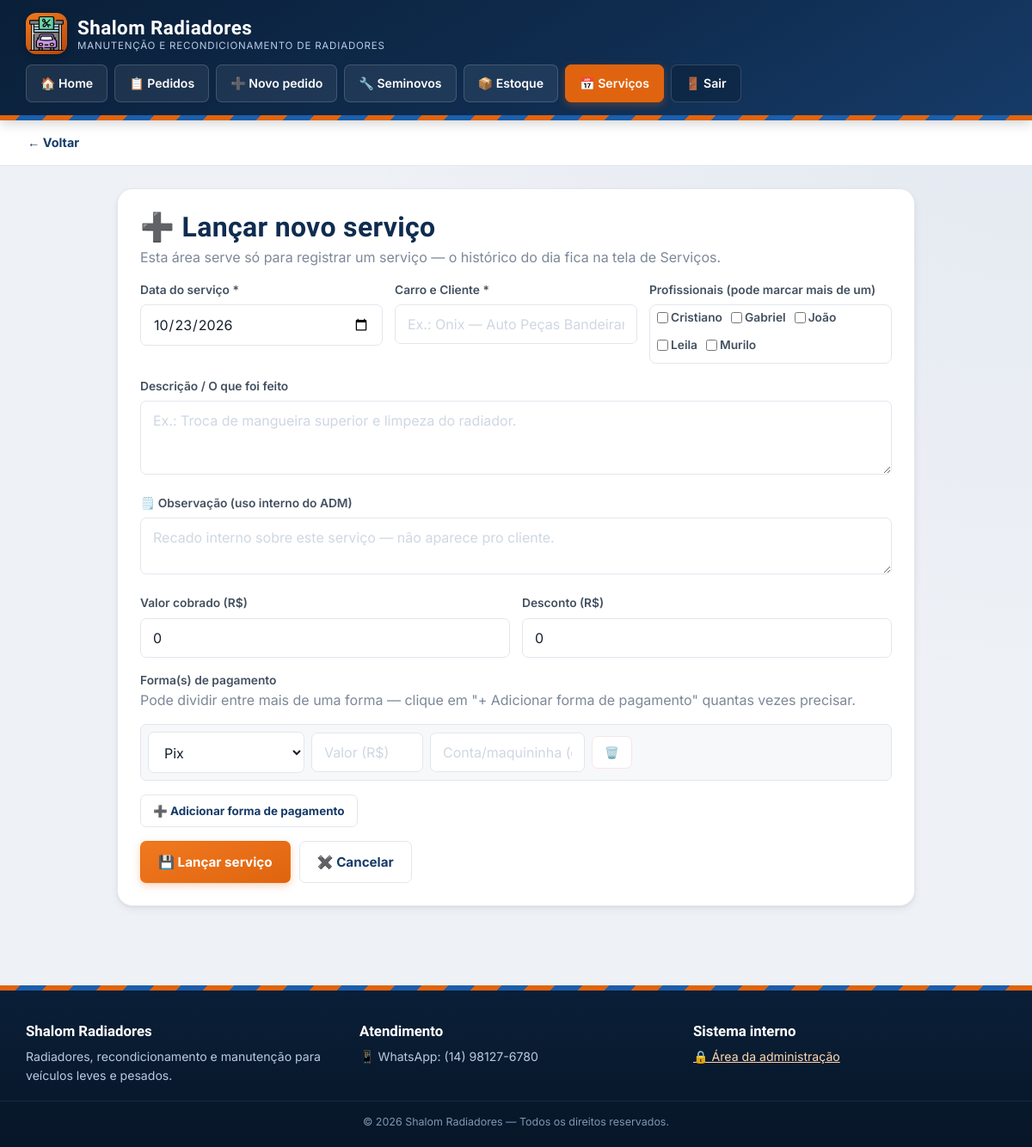
The app's page /admin/servico-novo.php (signed in) with its own data.
### tables this page shows
CREATE TABLE `profissionais` (
  `id` int(10) UNSIGNED NOT NULL,
  `nome` varchar(120) NOT NULL,
  `ativo` tinyint(1) NOT NULL DEFAULT 1,
  `criado_em` datetime NOT NULL DEFAULT current_timestamp()
);

### includes/functions.php (called while the page is built, shortened)
<?php
function h(?string $texto): string
{
    return htmlspecialchars((string)$texto, ENT_QUOTES, 'UTF-8');
}
function inteiro_positivo($valor): int
{
    $n = filter_var($valor, FILTER_VALIDATE_INT, ['options' => ['min_range' => 0]]);
    return $n === false ? 0 : $n;
}

### includes/database.php (called while the page is built, shortened)
<?php
function db(): PDO
{
    static $pdo = null;
    if ($pdo === null) {
        $dsn = 'mysql:host=' . DB_HOST . ';dbname=' . DB_NAME . ';charset=utf8mb4';
        $options = [
            PDO::ATTR_ERRMODE            => PDO::ERRMODE_EXCEPTION,
            PDO::ATTR_DEFAULT_FETCH_MODE => PDO::FETCH_ASSOC,
            PDO::ATTR_EMULATE_PREPARES   => false,
        ];
        try {
            $pdo = new PDO($dsn, DB_USER, DB_PASS, $options);
        } catch (PDOException $e) {
            error_log('Erro de conexão com o banco: ' . $e->getMessage());
            http_response_code(500);
            die('Não foi possível conectar ao banco de dados. Tente novamente mais tarde.');
        }
    }
    return $pdo;
}

### includes/profissionais_repo.php (called while the page is built, shortened)
<?php
require_once __DIR__ . '/database.php';
function listar_profissionais_ativos(): array
{
    return db()->query('SELECT * FROM profissionais WHERE ativo = 1 ORDER BY nome ASC')->fetchAll();
}

### admin/servico-novo.php (the view, shortened to what this page needs)
<?php
require_once __DIR__ . '/../includes/functions.php';
require_once __DIR__ . '/../includes/profissionais_repo.php';
$data = preg_match('/^\d{4}-\d{2}-\d{2}$/', (string)($_GET['data'] ?? '')) ? $_GET['data'] : date('Y-m-d');
$servicoId = inteiro_positivo($_GET['servico_id'] ?? 0);
$servico = $servicoId ? buscar_servico($servicoId) : null;
$modoEdicao = $servico !== null;
$editavel = $modoEdicao ? pode_editar_servico($servico) : true;
$carroClientePrefil = trim((string)($_GET['carro_cliente'] ?? ''));
$profissionais = listar_profissionais_ativos();
require __DIR__ . '/../includes/header.php';
?>
<main class="container">
    <div class="cartao">
        <h1><?= $modoEdicao ? '✏️ Editar serviço' : '➕ Lançar novo serviço' ?></h1>
        <p class="subtitulo">
            <?php if ($modoEdicao): ?>
                Alterando o serviço de <strong><?= h($servico['carro_cliente']) ?></strong>, lançado em <?= h(formatar_data($servico['criado_em'])) ?>.
            <?php else: ?>
                Esta área serve só para registrar um serviço — o histórico do dia fica na tela de Serviços.
            <?php endif; ?>
        </p>
        <?php if ($modoEdicao && !$editavel): ?>
            <div class="alerta alerta-info">🔒 Esse serviço foi lançado há mais de 24 horas — não é possível editar, só excluir pela tela de histórico do dia.</div>
            <a href="servicos.php?visao=dia&data=<?= h($servico['data_servico']) ?>" class="btn btn-secundario">← Voltar ao histórico do dia</a>
        <?php else: ?>
        <form id="form-servico" method="post" action="servico-novo.php?data=<?= h($data) ?><?= $servicoId ? '&servico_id=' . $servicoId : '' ?>">
            <div class="linha-campos">
                <div class="campo">
                    <label>Data do serviço *</label>
                    <input type="date" name="data_servico" value="<?= h($modoEdicao ? $servico['data_servico'] : $data) ?>" required <?= $modoEdicao ? 'disabled' : '' ?>>
                </div>
                <div class="campo">
                    <label>Carro e Cliente *</label>
                    <input type="text" name="carro_cliente" required placeholder="Ex.: Onix — Auto Peças Bandeirantes"
                           value="<?= h($modoEdicao ? $servico['carro_cliente'] : $carroClientePrefil) ?>">
                </div>
                <div class="campo">
                    <label>Profissionais (pode marcar mais de um)</label>
                    <span class="selecao-profissionais" style="max-width:none;">
                        <?php $profissionaisSelecionados = $modoEdicao ? ($servico['profissional_ids'] ?? []) : []; ?>
                        <?php foreach ($profissionais as $p): ?>
                            <label class="selecao-profissionais__opcao">
                                <input type="checkbox" name="profissional_ids[]" value="<?= (int)$p['id'] ?>" <?= in_array((int)$p['id'], $profissionaisSelecionados, true) ? 'checked' : '' ?>> <?= h($p['nome']) ?>
                            </label>
                        <?php endforeach; ?>
                    </span>
                </div>
            </div>
            <div class="campo">
                <label>Descrição / O que foi feito</label>
                <textarea name="descricao" rows="3" placeholder="Ex.: Troca de mangueira superior e limpeza do radiador."><?= h($modoEdicao ? $servico['descricao'] : '') ?></textarea>
            </div>
            <div class="campo">
                <label>🗒️ Observação (uso interno do ADM)</label>
                <textarea name="observacao_adm" rows="2" placeholder="Recado interno sobre este serviço — não aparece pro cliente."><?= h($modoEdicao ? ($servico['observacao_adm'] ?? '') : '') ?></textarea>
            </div>
            <div class="linha-campos">
                <div class="campo"><label>Valor cobrado (R$)</label><input type="number" step="0.01" min="0" name="valor_cobrado" value="<?= h((string)($modoEdicao ? $servico['valor_cobrado'] : 0)) ?>"></div>
                <div class="campo"><label>Desconto (R$)</label><input type="number" step="0.01" min="0" name="desconto" value="<?= h((string)($modoEdicao ? $servico['desconto'] : 0)) ?>"></div>
            </div>
            <label>Forma(s) de pagamento</label>
            <p class="subtitulo" style="margin-top:-6px;">Pode dividir entre mais de uma forma — clique em "+ Adicionar forma de pagamento" quantas vezes precisar.</p>
            <div id="corpo-pagamentos"></div>
            <button type="button" id="btn-adicionar-pagamento" class="btn btn-secundario btn-sm" style="margin-top:8px;">➕ Adicionar forma de pagamento</button>
            <div class="acoes">
                <button type="submit" class="btn btn-primario"><?= $modoEdicao ? '💾 Salvar alterações' : '💾 Lançar serviço' ?></button>
                <a href="servicos.php?visao=dia&data=<?= h($data) ?>" class="btn btn-secundario">✖️ Cancelar</a>
            </div>
        </form>
        <?php endif; ?>
    </div>
</main>
<?php require __DIR__ . '/../includes/footer.php'; ?>

### assets/css/style.css (style rules this page uses)
:root { --azul-900: #0a1f38; --azul-800: #0f2c4f; --azul-700: #163b68; --azul-600: #1d5eaa; --azul-500: #2b74c9; --azul-100: #e6eefb; --laranja-700: #b5480a; --laranja-600: #e0640f; --laranja-500: #f0791f; --laranja-100: #fdead9; --amarelo-700: #8a6600; --amarelo-600: #d6a80a; --amarelo-100: #fdf3d6; --vermelho-700: #971d33; --vermelho-600: #c8283f; --vermelho-100: #fbe3e8; --verde-700: #146341; --verde-600: #1a7f4e; --verde-100: #e2f5ea; --cinza-50: #f7f8fa; --cinza-100: #eef1f6; --cinza-200: #e2e7ee; --cinza-300: #cfd7e2; --cinza-500: #7c8898; --cinza-700: #43505f; --cor-fundo: var(--cinza-100); --cor-superficie: #ffffff; --cor-borda: var(--cinza-200); --cor-texto: #16202c; --cor-texto-suave: var(--cinza-500); --cor-fechado-fundo: var(--cinza-50); --cor-fechado-texto: #6b7684; --raio-sm: 7px; --raio: 11px; --raio-grande: 18px; --espaco-secao: 26px; --sombra-xs: 0 1px 2px rgba(10, 31, 56, 0.06); --sombra: 0 1px 3px rgba(10, 31, 56, 0.07), 0 4px 10px rgba(10, 31, 56, 0.06); --sombra-forte: 0 10px 28px rgba(10, 31, 56, 0.16), 0 2px 6px rgba(10, 31, 56, 0.08); --sombra-cabecalho: 0 2px 14px rgba(5, 15, 30, 0.22); --transicao: 160ms cubic-bezier(.4,0,.2,1); --fonte-titulo: "Barlow Condensed", "Segoe UI", Arial, sans-serif; --fonte-corpo: "Inter", "Segoe UI", Roboto, Helvetica, Arial, sans-serif; }
* { box-sizing: border-box; }
html { scroll-behavior: smooth; -webkit-text-size-adjust: 100%; }
body { margin: 0; font-family: var(--fonte-corpo); background: var(--cor-fundo) radial-gradient(circle at 100% 0%, rgba(15,74,138,0.05), transparent 45%); background-attachment: fixed; color: var(--cor-texto); line-height: 1.55; -webkit-font-smoothing: antialiased; text-rendering: optimizeLegibility; }
a { color: var(--azul-600); }
h1, h2, h3 { font-family: var(--fonte-titulo); font-weight: 700; letter-spacing: 0.01em; color: var(--azul-800); line-height: 1.15; }
h1 { font-size: 2rem; margin: 0 0 4px; }
p.subtitulo { color: var(--cor-texto-suave); margin-top: 0; line-height: 1.5; }
.container { max-width: 960px; margin: 0 auto; padding: var(--espaco-secao) 16px 10px; }
.cartao { background: var(--cor-superficie); border: 1px solid var(--cor-borda); border-radius: var(--raio-grande); box-shadow: var(--sombra); padding: 26px; margin-bottom: var(--espaco-secao); }
label { display: block; font-weight: 600; font-size: 0.86rem; margin-bottom: 6px; color: var(--cinza-700); }
input[type="text"], input[type="number"], input[type="password"], input[type="date"], input[type="file"], select, textarea { width: 100%; padding: 12px 14px; border: 1.5px solid var(--cor-borda); border-radius: var(--raio-sm); font-size: 1rem; background: #fff; color: var(--cor-texto); font-family: inherit; min-height: 46px; transition: border-color var(--transicao), box-shadow var(--transicao); }
textarea { min-height: unset; }
input::placeholder, textarea::placeholder { color: var(--cinza-300); }
.campo { margin-bottom: 16px; }
.linha-campos { display: grid; grid-template-columns: repeat(auto-fit, minmax(170px, 1fr)); gap: 14px; }
.btn { display: inline-flex; align-items: center; justify-content: center; gap: 8px; padding: 12px 20px; border-radius: var(--raio-sm); border: 1.5px solid transparent; font-size: 0.95rem; font-weight: 700; cursor: pointer; text-decoration: none; min-height: 46px; font-family: var(--fonte-corpo); transition: transform 80ms ease, background var(--transicao), border-color var(--transicao), box-shadow var(--transicao); }
.btn-primario { background: linear-gradient(160deg, var(--laranja-500), var(--laranja-600)); color: #fff; box-shadow: 0 3px 10px rgba(224,100,15,0.28); }
.btn-secundario { background: #fff; color: var(--azul-700); border-color: var(--cor-borda); }
.btn-sm { min-height: 38px; padding: 8px 14px; font-size: 0.84rem; }
.acoes { display: flex; gap: 10px; flex-wrap: wrap; margin-top: 16px; }
.selecao-profissionais { display: flex; flex-wrap: wrap; gap: 4px 10px; font-size: 0.78rem; color: var(--cor-texto-suave); border: 1px solid var(--cor-borda); border-radius: 8px; padding: 4px 8px; max-width: 260px; }
.selecao-profissionais__opcao { display: flex; align-items: center; gap: 3px; white-space: nowrap; }
.selecao-profissionais__opcao input { margin: 0; }

### records on screen
profissionais: nome "Cristiano"
profissionais: nome "Gabriel"
profissionais: nome "João"
profissionais: nome "Leila"
profissionais: nome "Murilo"
